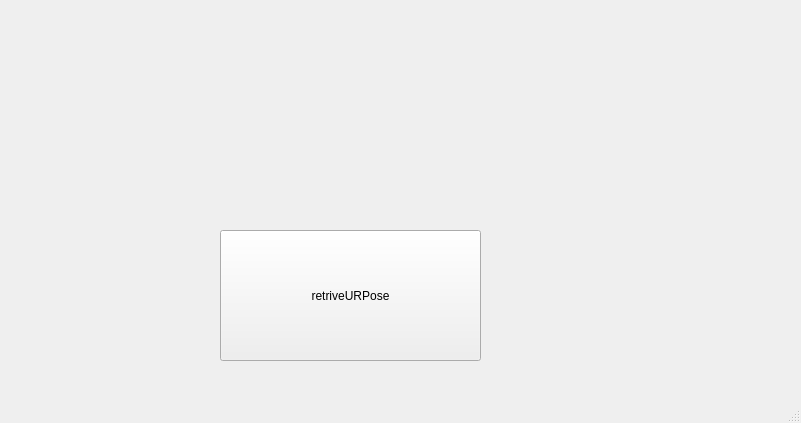
<?xml version="1.0" encoding="UTF-8"?>
<ui version="4.0">
 <class>ur_test</class>
 <widget class="QMainWindow" name="ur_test">
  <property name="geometry">
   <rect>
    <x>0</x>
    <y>0</y>
    <width>801</width>
    <height>423</height>
   </rect>
  </property>
  <property name="windowTitle">
   <string>robot_control_ui</string>
  </property>
  <widget class="QWidget" name="centralwidget">
   <widget class="QPushButton" name="retriveURPose">
    <property name="geometry">
     <rect>
      <x>220</x>
      <y>230</y>
      <width>261</width>
      <height>131</height>
     </rect>
    </property>
    <property name="text">
     <string>retriveURPose</string>
    </property>
   </widget>
  </widget>
  <widget class="QMenuBar" name="menubar">
   <property name="geometry">
    <rect>
     <x>0</x>
     <y>0</y>
     <width>801</width>
     <height>22</height>
    </rect>
   </property>
  </widget>
  <widget class="QStatusBar" name="statusbar"/>
 </widget>
 <resources/>
 <connections/>
</ui>
